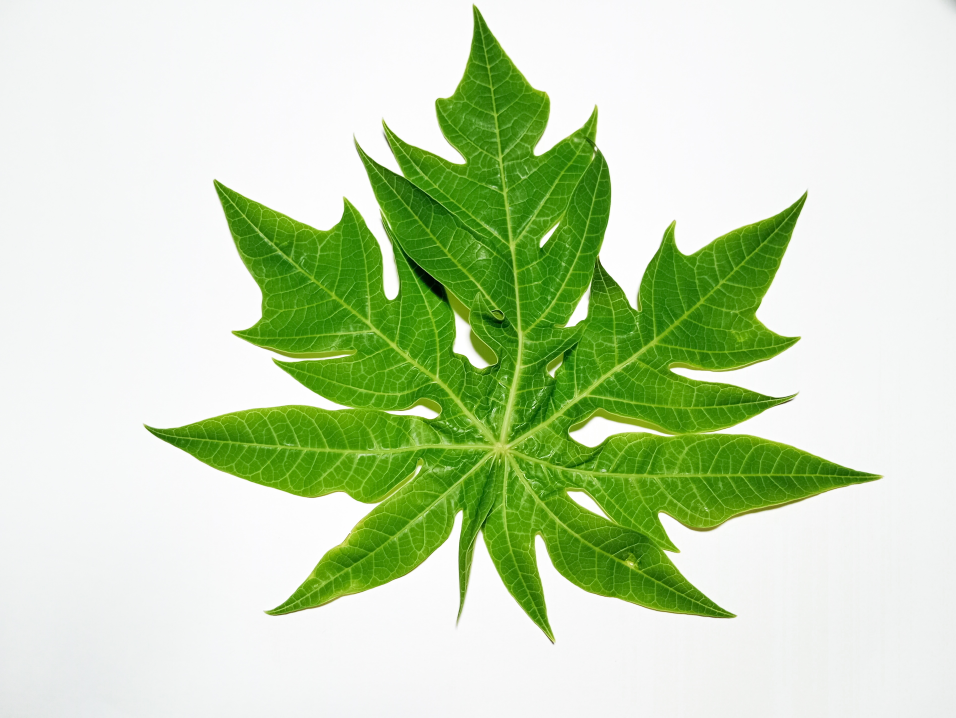
#> input picture Daun Pepaya/001.jpg, 3824 x 2869 px, found by its file name (shown at 1/4 size)
$ jupyter execute resize.ipynb   (shell and % lines are left out)
#> lines starting #> are read from the running program, lines starting #| are printed output that depends on the picture
<a href="https://colab.research.google.com/github/adyjul/dataset-label/blob/master/image_fundamental/resize.ipynb" target="_parent"></a>

[cell 1]
# import the necessary packages
import matplotlib.pyplot as plt
import argparse
import imutils
import cv2

[cell 2]
def plt_imshow(title, image):
    # convert the image frame BGR to RGB color space and display it
	image = cv2.cvtColor(image, cv2.COLOR_BGR2RGB)
	plt.imshow(image)
	plt.title(title)
	plt.grid(False)
	plt.show()

[cell 3]
# since we are using Jupyter Notebooks we can replace our argument
# parsing code with *hard coded* arguments and values
args = {
    "image": "001.jpg"
}

[cell 4]
# load the original input image and display it to our screen
image = cv2.imread(args["image"])
#> image is the input picture: shape (2869, 3824, 3); mean B, G, R 180.5, 218.1, 198.5
plt_imshow("Original", image)

# let's resize our image to be 150 pixels wide, but in order to
# prevent our resized image from being skewed/distorted, we must
# first calculate the ratio of the *new* width to the *old* width
r = 150.0 / image.shape[1]
#> r = 0.0392
dim = (150, int(image.shape[0] * r))
#> dim = (150, 112)

# perform the actual resizing of the image
resized = cv2.resize(image, dim, interpolation=cv2.INTER_AREA)
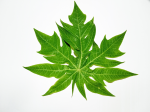
#> resized: shape (112, 150, 3); mean B, G, R 180.5, 218.1, 198.5
plt_imshow("Resized (Width)", resized)

[cell 5]
# let's resize the image to have a width of 50 pixels, again keeping
# in mind the aspect ratio
r = 50.0 / image.shape[0]
#> r = 0.0174
dim = (int(image.shape[1] * r), 50)
#> dim = (66, 50)

# perform the resizing
resized = cv2.resize(image, dim, interpolation=cv2.INTER_AREA)
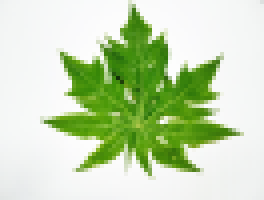
#> resized: shape (50, 66, 3) (shown 4 times larger); mean B, G, R 180.5, 218.1, 198.5
plt_imshow("Resized (Height)", resized)

[cell 6]
# calculating the ratio each and every time we want to resize an
# image is a real pain, so let's use the imutils convenience
# function which will *automatically* maintain our aspect ratio
# for us
resized = imutils.resize(image, width=100)
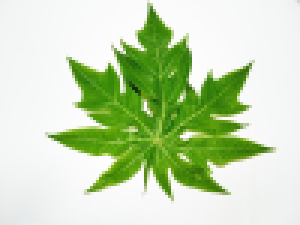
#> resized: shape (75, 100, 3) (shown 3 times larger); mean B, G, R 180.5, 218.1, 198.5
plt_imshow("Resized via imutils", resized)

[cell 7]
# construct the list of interpolation methods in OpenCV
methods = [
	("cv2.INTER_NEAREST", cv2.INTER_NEAREST),
	("cv2.INTER_LINEAR", cv2.INTER_LINEAR),
	("cv2.INTER_AREA", cv2.INTER_AREA),
	("cv2.INTER_CUBIC", cv2.INTER_CUBIC),
	("cv2.INTER_LANCZOS4", cv2.INTER_LANCZOS4)]

# loop over the interpolation methods
for (name, method) in methods:
	# increase the size of the image by 3x using the current
	# interpolation method
	print("[INFO] {}".format(name))
	resized = imutils.resize(image, width=image.shape[1] * 3,
		inter=method)
	plt_imshow("Method: {}".format(name), resized)
#> this loop made 5 passes
#> pass 1, in plt_imshow (call 5), `plt.show()`:
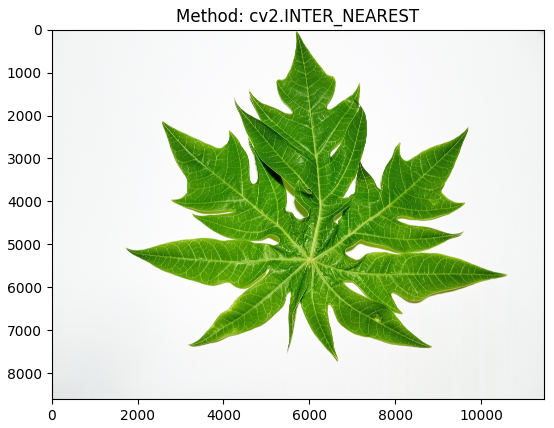
#> figure drawn by matplotlib, 1 panel

$ run again, with Daun Pepaya/002.jpg copied over Daun Pepaya/001.jpg
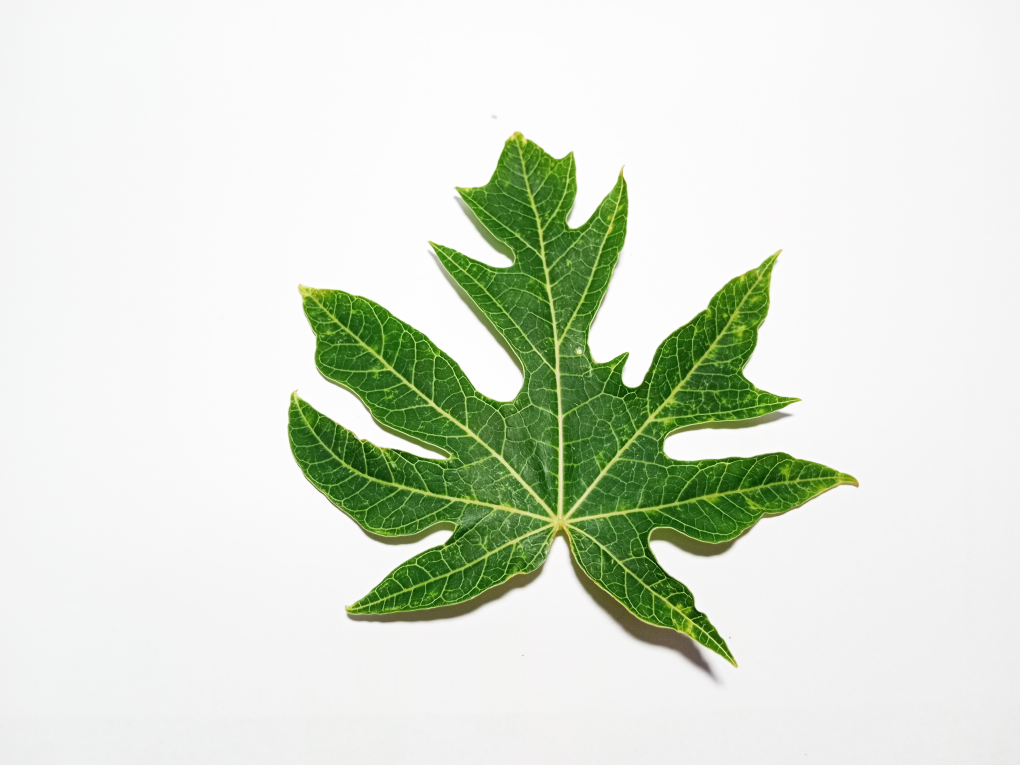
#> input picture Daun Pepaya/002.jpg, 4080 x 3060 px, found by its file name (shown at 1/4 size)
#> image is the input picture: shape (3060, 4080, 3); mean B, G, R 210.8, 225.1, 217.1
#> image: shape (112, 150, 3)
#> image: shape (50, 66, 3)
#> `resized = imutils.resize(image, width=100)`:
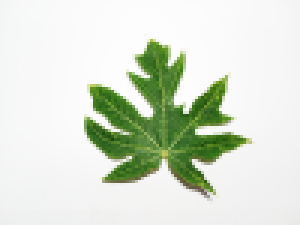
#> resized: shape (75, 100, 3) (shown 3 times larger); mean B, G, R 210.8, 225.1, 217.1
#> image: shape (75, 100, 3)
#> the loop `for (name, method) in methods:` made 5 passes
#> pass 1, in plt_imshow (call 5), `plt.show()`:
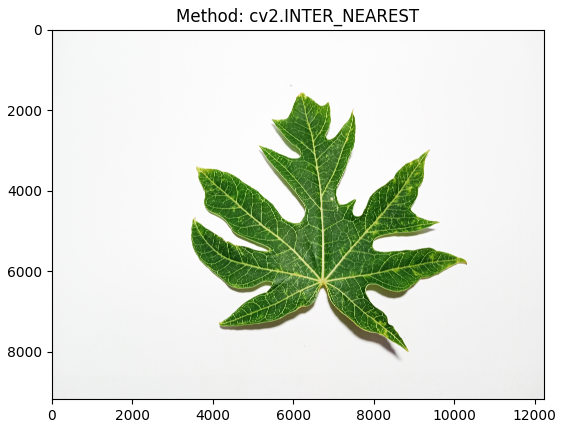
#> figure drawn by matplotlib, 1 panel

$ run again, with Daun Pepaya/003.jpg copied over Daun Pepaya/001.jpg
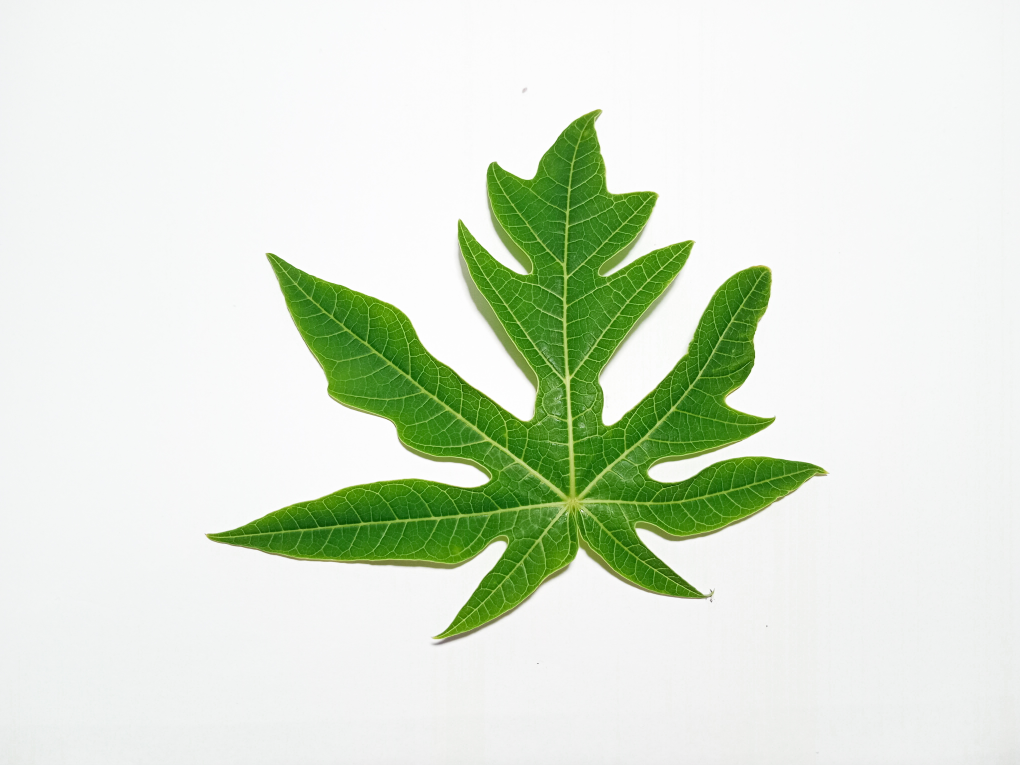
#> input picture Daun Pepaya/003.jpg, 4080 x 3060 px, found by its file name (shown at 1/4 size)
#> image is the input picture: shape (3060, 4080, 3); mean B, G, R 210.9, 228.4, 217.9
#> image: shape (112, 150, 3)
#> image: shape (50, 66, 3)
#> `resized = imutils.resize(image, width=100)`:
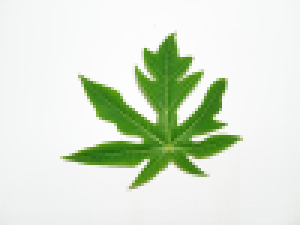
#> resized: shape (75, 100, 3) (shown 3 times larger); mean B, G, R 210.9, 228.4, 217.9
#> image: shape (75, 100, 3)
#> the loop `for (name, method) in methods:` made 5 passes
#> pass 1, in plt_imshow (call 5), `plt.show()`:
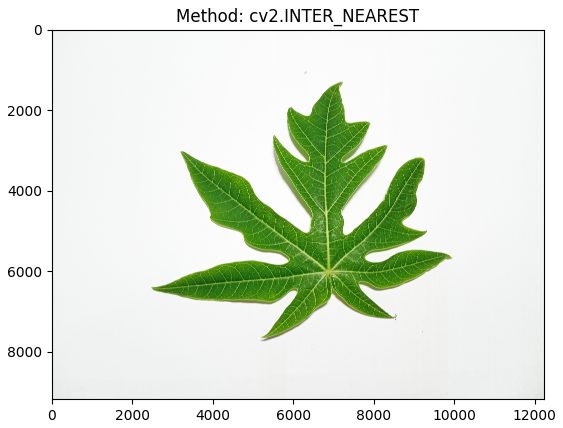
#> figure drawn by matplotlib, 1 panel

$ run again, with Daun Pepaya/004.jpg copied over Daun Pepaya/001.jpg
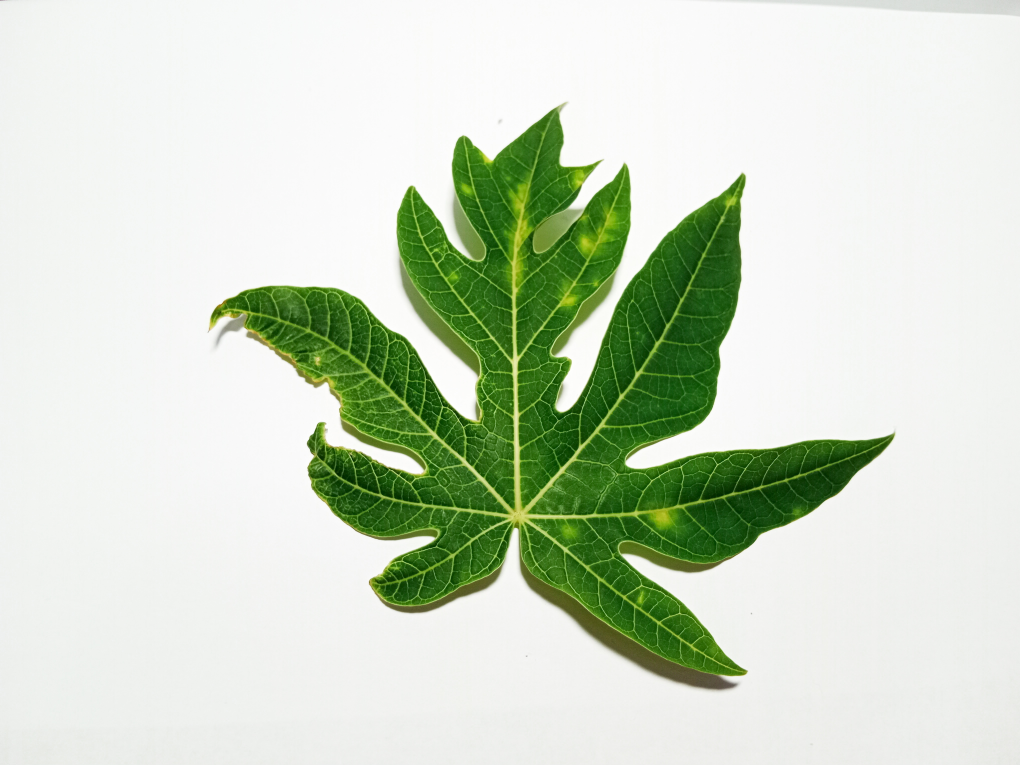
#> input picture Daun Pepaya/004.jpg, 4080 x 3060 px, found by its file name (shown at 1/4 size)
#> image is the input picture: shape (3060, 4080, 3); mean B, G, R 196.9, 216.5, 204.8
#> image: shape (112, 150, 3)
#> image: shape (50, 66, 3)
#> `resized = imutils.resize(image, width=100)`:
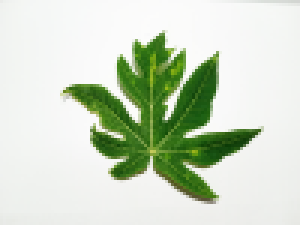
#> resized: shape (75, 100, 3) (shown 3 times larger); mean B, G, R 196.9, 216.5, 204.8
#> image: shape (75, 100, 3)
#> the loop `for (name, method) in methods:` made 5 passes
#> pass 1, in plt_imshow (call 5), `plt.show()`:
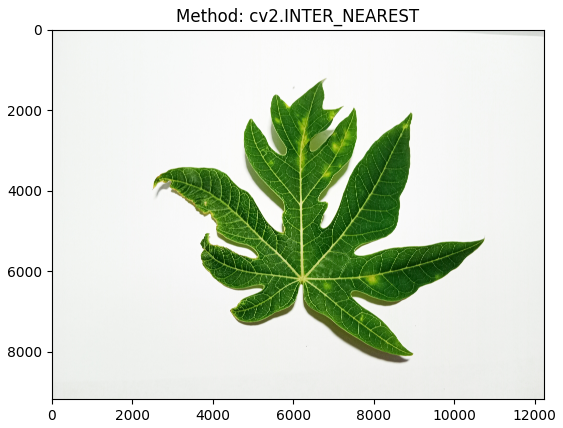
#> figure drawn by matplotlib, 1 panel
